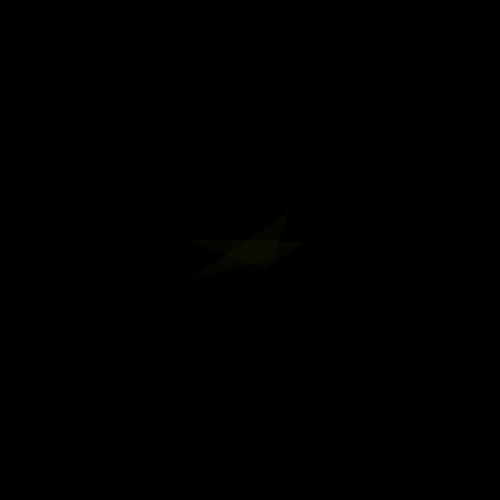
Frame 1 (no input)
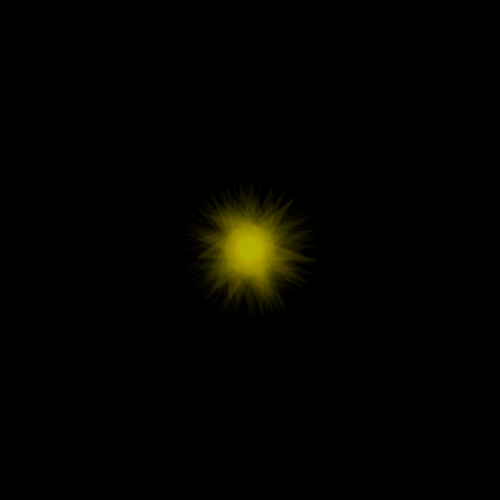
Frame 60 (the mouse pressed at the canvas centre just before this capture)
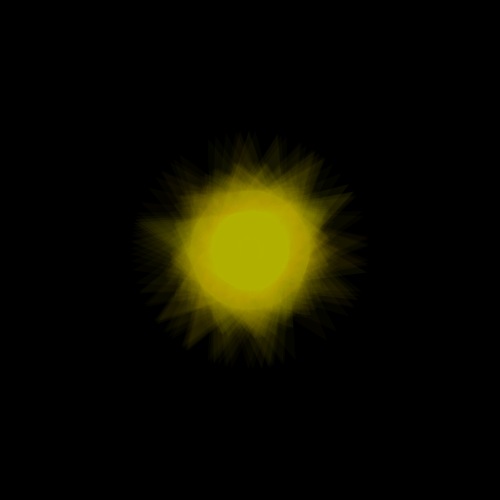
Frame 120 (the mouse held since frame 60 and released just before this capture)

The Processing sketch that drew these frames (run headless with seeded random() and noise(); from frame 60 on, the mouse is pressed at the canvas centre):

// Processing sketch: processing_138522
// ── processing_138522.pde

float[] rs = new float[6];
float c1,c2;
int m=0;
boolean dr=true;

void setup() {
  size(500, 500);
  noStroke();
  //stroke(179,179,0);
  background(0);
  for (int i=0; i < 6; i++) { 
    rs[i]=random(100,500);
  }
  c1=(rs[0]+rs[2]+rs[4])/3;
  c2=(rs[1]+rs[3]+rs[5])/3;
}

void draw() {
  translate (250, 250);        //offsets the origin of the canvas coordinate system 
                               //to the center of the canvas
  fill(80,80,0,100);

  rotate(random(-TWO_PI,TWO_PI));  //rotates the canvas coordinate system around its new origin
  fill(179,179,0,8);
  triangle(rs[0]-c1,rs[1]-c2,rs[2]-c1,rs[3]-c2,rs[4]-c1,rs[5]-c2);
  fill(179,149,0,8);
  rotate(random(-TWO_PI,TWO_PI)); 
  triangle(rs[0]-c1,rs[1]-c2,rs[2]-c1,rs[3]-c2,rs[4]-c1,rs[5]-c2);
}

void mousePressed() {
  m=millis();
  setup();
}
